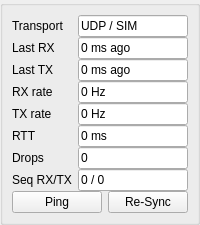
             <widget class="QWidget" name="pageDiagCommsTiming">
              <attribute name="title">
               <string>Comms Timing</string>
              </attribute>
              <layout class="QVBoxLayout" name="layout_pageDiagCommsTiming">
               <property name="spacing">
                <number>0</number>
               </property>
               <property name="leftMargin">
                <number>0</number>
               </property>
               <property name="topMargin">
                <number>0</number>
               </property>
               <property name="rightMargin">
                <number>0</number>
               </property>
               <property name="bottomMargin">
                <number>0</number>
               </property>
               <item>
                <widget class="QGroupBox" name="gbDiagComms">
                 <property name="sizePolicy">
                  <sizepolicy hsizetype="Expanding" vsizetype="Expanding">
                   <horstretch>1</horstretch>
                   <verstretch>1</verstretch>
                  </sizepolicy>
                 </property>
                 <property name="title">
                  <string/>
                 </property>
                 <layout class="QGridLayout" name="gridLayout_4">
                  <property name="topMargin">
                   <number>9</number>
                  </property>
                  <property name="bottomMargin">
                   <number>9</number>
                  </property>
                  <property name="verticalSpacing">
                   <number>0</number>
                  </property>
                  <item row="0" column="0">
                   <widget class="QLabel" name="lblDiag_Transport">
                    <property name="text">
                     <string>Transport</string>
                    </property>
                   </widget>
                  </item>
                  <item row="0" column="1" colspan="2">
                   <widget class="QLineEdit" name="txtDiagTransport">
                    <property name="text">
                     <string>UDP / SIM</string>
                    </property>
                    <property name="readOnly">
                     <bool>true</bool>
                    </property>
                   </widget>
                  </item>
                  <item row="1" column="0">
                   <widget class="QLabel" name="lblDiag_Last_RX">
                    <property name="text">
                     <string>Last RX</string>
                    </property>
                   </widget>
                  </item>
                  <item row="1" column="1" colspan="2">
                   <widget class="QLineEdit" name="txtDiagLastRx">
                    <property name="text">
                     <string>0 ms ago</string>
                    </property>
                    <property name="readOnly">
                     <bool>true</bool>
                    </property>
                   </widget>
                  </item>
                  <item row="2" column="0">
                   <widget class="QLabel" name="lblDiag_Last_TX">
                    <property name="text">
                     <string>Last TX</string>
                    </property>
                   </widget>
                  </item>
                  <item row="2" column="1" colspan="2">
                   <widget class="QLineEdit" name="txtDiagLastTx">
                    <property name="text">
                     <string>0 ms ago</string>
                    </property>
                    <property name="readOnly">
                     <bool>true</bool>
                    </property>
                   </widget>
                  </item>
                  <item row="3" column="0">
                   <widget class="QLabel" name="lblDiag_RX_rate">
                    <property name="text">
                     <string>RX rate</string>
                    </property>
                   </widget>
                  </item>
                  <item row="3" column="1" colspan="2">
                   <widget class="QLineEdit" name="txtDiagRxHz">
                    <property name="text">
                     <string>0 Hz</string>
                    </property>
                    <property name="readOnly">
                     <bool>true</bool>
                    </property>
                   </widget>
                  </item>
                  <item row="4" column="0">
                   <widget class="QLabel" name="lblDiag_TX_rate">
                    <property name="text">
                     <string>TX rate</string>
                    </property>
                   </widget>
                  </item>
                  <item row="4" column="1" colspan="2">
                   <widget class="QLineEdit" name="txtDiagTxHz">
                    <property name="text">
                     <string>0 Hz</string>
                    </property>
                    <property name="readOnly">
                     <bool>true</bool>
                    </property>
                   </widget>
                  </item>
                  <item row="5" column="0">
                   <widget class="QLabel" name="lblDiag_RTT">
                    <property name="text">
                     <string>RTT</string>
                    </property>
                   </widget>
                  </item>
                  <item row="5" column="1" colspan="2">
                   <widget class="QLineEdit" name="txtDiagRtt">
                    <property name="text">
                     <string>0 ms</string>
                    </property>
                    <property name="readOnly">
                     <bool>true</bool>
                    </property>
                   </widget>
                  </item>
                  <item row="6" column="0">
                   <widget class="QLabel" name="lblDiag_Drops">
                    <property name="text">
                     <string>Drops</string>
                    </property>
                   </widget>
                  </item>
                  <item row="6" column="1" colspan="2">
                   <widget class="QLineEdit" name="txtDiagDrops">
                    <property name="text">
                     <string>0</string>
                    </property>
                    <property name="readOnly">
                     <bool>true</bool>
                    </property>
                   </widget>
                  </item>
                  <item row="7" column="0">
                   <widget class="QLabel" name="lblDiag_Seq_RX_TX">
                    <property name="text">
                     <string>Seq RX/TX</string>
                    </property>
                   </widget>
                  </item>
                  <item row="7" column="1" colspan="2">
                   <widget class="QLineEdit" name="txtDiagSeq">
                    <property name="text">
                     <string>0 / 0</string>
                    </property>
                    <property name="readOnly">
                     <bool>true</bool>
                    </property>
                   </widget>
                  </item>
                  <item row="8" column="0" colspan="2">
                   <widget class="QPushButton" name="btnDiagPing">
                    <property name="text">
                     <string>Ping</string>
                    </property>
                   </widget>
                  </item>
                  <item row="8" column="2">
                   <widget class="QPushButton" name="btnDiagResync">
                    <property name="text">
                     <string>Re-Sync</string>
                    </property>
                   </widget>
                  </item>
                 </layout>
                </widget>
               </item>
              </layout>
             </widget>
